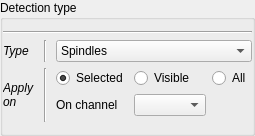
                 <widget class="QGroupBox" name="groupBox_3">
                  <property name="title">
                   <string>Detection type</string>
                  </property>
                  <layout class="QVBoxLayout" name="verticalLayout_33">
                   <property name="leftMargin">
                    <number>0</number>
                   </property>
                   <property name="rightMargin">
                    <number>0</number>
                   </property>
                   <item>
                    <widget class="Line" name="line_3">
                     <property name="orientation">
                      <enum>Qt::Horizontal</enum>
                     </property>
                    </widget>
                   </item>
                   <item>
                    <layout class="QGridLayout" name="gridLayout">
                     <item row="0" column="1">
                      <widget class="QLabel" name="label_39">
                       <property name="font">
                        <font>
                         <italic>true</italic>
                        </font>
                       </property>
                       <property name="text">
                        <string>Type</string>
                       </property>
                      </widget>
                     </item>
                     <item row="2" column="3">
                      <widget class="QLabel" name="label_25">
                       <property name="text">
                        <string>On channel</string>
                       </property>
                      </widget>
                     </item>
                     <item row="0" column="3" colspan="3">
                      <widget class="QComboBox" name="_ToolDetectType">
                       <property name="toolTip">
                        <string>&lt;html&gt;&lt;head/&gt;&lt;body&gt;&lt;p&gt;Choose the detection type&lt;/p&gt;&lt;/body&gt;&lt;/html&gt;</string>
                       </property>
                       <item>
                        <property name="text">
                         <string>Spindles</string>
                        </property>
                       </item>
                       <item>
                        <property name="text">
                         <string>REM</string>
                        </property>
                       </item>
                       <item>
                        <property name="text">
                         <string>K-complexes</string>
                        </property>
                       </item>
                       <item>
                        <property name="text">
                         <string>Slow waves</string>
                        </property>
                       </item>
                       <item>
                        <property name="text">
                         <string>Muscle twitches</string>
                        </property>
                       </item>
                       <item>
                        <property name="text">
                         <string>Peaks</string>
                        </property>
                       </item>
                      </widget>
                     </item>
                     <item row="1" column="2" rowspan="3">
                      <widget class="Line" name="line_9">
                       <property name="minimumSize">
                        <size>
                         <width>10</width>
                         <height>0</height>
                        </size>
                       </property>
                       <property name="orientation">
                        <enum>Qt::Vertical</enum>
                       </property>
                      </widget>
                     </item>
                     <item row="1" column="4">
                      <widget class="QRadioButton" name="_ToolRdViz">
                       <property name="text">
                        <string>Visible</string>
                       </property>
                      </widget>
                     </item>
                     <item row="0" column="2">
                      <widget class="Line" name="line_10">
                       <property name="minimumSize">
                        <size>
                         <width>10</width>
                         <height>0</height>
                        </size>
                       </property>
                       <property name="orientation">
                        <enum>Qt::Vertical</enum>
                       </property>
                      </widget>
                     </item>
                     <item row="1" column="1" rowspan="3">
                      <widget class="QLabel" name="label_49">
                       <property name="font">
                        <font>
                         <italic>true</italic>
                        </font>
                       </property>
                       <property name="text">
                        <string>Apply
on</string>
                       </property>
                      </widget>
                     </item>
                     <item row="1" column="3">
                      <widget class="QRadioButton" name="_ToolRdSelected">
                       <property name="text">
                        <string>Selected</string>
                       </property>
                       <property name="checked">
                        <bool>true</bool>
                       </property>
                      </widget>
                     </item>
                     <item row="1" column="5">
                      <widget class="QRadioButton" name="_ToolRdAll">
                       <property name="text">
                        <string>All</string>
                       </property>
                      </widget>
                     </item>
                     <item row="2" column="4">
                      <widget class="QComboBox" name="_ToolDetectChan">
                       <property name="toolTip">
                        <string>&lt;html&gt;&lt;head/&gt;&lt;body&gt;&lt;p&gt;Pick up a channel to run the detection (only avaible with &amp;quot;Selected&amp;quot; option)&lt;/p&gt;&lt;/body&gt;&lt;/html&gt;</string>
                       </property>
                      </widget>
                     </item>
                     <item row="2" column="5">
                      <spacer name="horizontalSpacer_28">
                       <property name="orientation">
                        <enum>Qt::Horizontal</enum>
                       </property>
                       <property name="sizeHint" stdset="0">
                        <size>
                         <width>40</width>
                         <height>20</height>
                        </size>
                       </property>
                      </spacer>
                     </item>
                    </layout>
                   </item>
                  </layout>
                 </widget>
